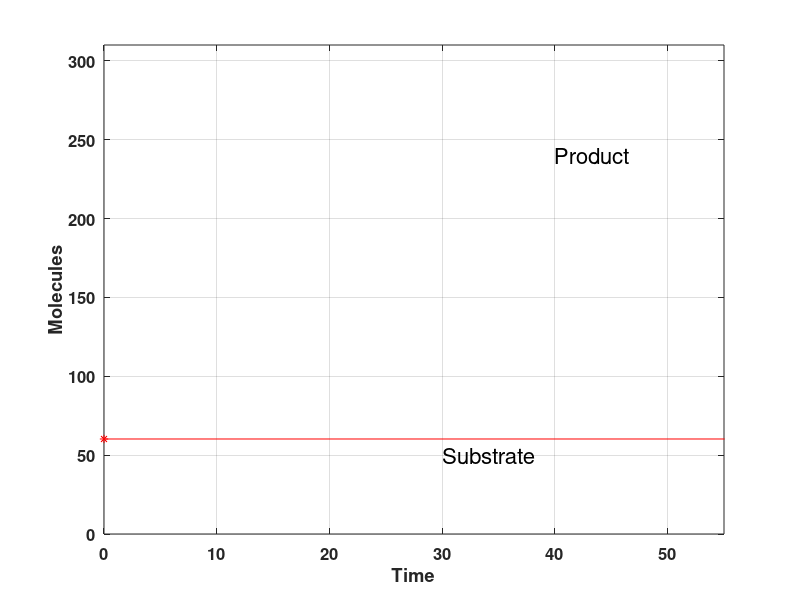

Source code (MATLAB):
% Daniel S. Standage
% BCB 570
% 17 Feb 2012
%
% Adapted from a script written by D.J. Higham, accessed at
% http://personal.strath.ac.uk/d.j.higham/chem/ssa_plot.m

clf

rand('state',100)

% Define stoichiometric matrix
V = [-1 0  0  0  0  0  0  0;
     0  -1 0  0  0  0  0  0;
     0  0  -2 0  1  0  1  0;
     0  0  0 -2  0  1  0  1;
     0  -1 1  0  0  0  0  0;
     -1 0  0  1  0  0  0  0;
     1  0  0  0  0  0  0  0;
     0  1  0  0  0  0  0  0];

% Parameters
nA = 6.023e23; % Avagadro's number
vol = 1e-15;   % volume of system

% Initial conditions for 8 biochemical species
X = zeros(8,1);
%X(1) = round(5e-7*nA*vol); % molecules of substrate
%X(2) = round(2e-7*nA*vol); % molecules of enzyme 
X(1) = 1e-6*nA*vol;    % gene 1
X(2) = 1e-6*nA*vol;    % gene 2
X(3) = 1e-7*nA*vol;   % protein 1
X(4) = 1e-7*nA*vol;   % protein 2
%X(5)   % dimer 1
%X(6)   % dimer 2
%X(7)   % complex 1
%X(8)   % complex 2

% Kinetic rates for 8 reactions
%c(1) = 1e6/(nA*vol); c(2) = 1e-4; c(3) = 0.1;
c(1) = 1e-4; c(2) = 1e-10;  % g1 + d2 <-- k1/k2 --> c1
c(3) = 1e-4; c(4) = 1e-10;  % g2 + d1 <-- k3/k4 --> c2
c(5) = 1e-2; c(6) = 1e-6;   % p1 + p1 <-- k5/k6 --> d1
c(7) = 1e-2; c(8) = 1e-6;   % p2 + p2 <-- k7/k8 --> d2
c(9) = 1e-6;                % g1      ---- k9  ---> g1 + p1
c(10) = 1e-6;               % g2      ---- k10 ---> g2 + p2
c(11) = 1e-2;               % c1      ---- k11 ---> c1 + p1
c(12) = 1e-2;               % c2      ---- k12 ---> c2 + p2

% Algorithm
t = 0;
tfinal = 50;

count = 1;
tvals(1) = 0;
Xvals(:,1) = X;

while t < tfinal
     a(1) = -c(1)*X(1)*X(6) + c(2)*X(7);
     a(2) = -c(3)*X(2)*X(5) + c(4)*X(8);
     a(3) = 0.5*-c(5)*X(3)*X(3) + c(6)*X(5) + c(9)*X(1) + c(11)*X(7);
     a(4) = 0.5*-c(7)*X(4)*X(4) + c(8)*X(6) + c(10)*X(2) + c(12)*X(8);
     a(5) = -c(3)*X(2)*X(5) + c(4)*X(8) + 0.5*c(5)*X(3)*X(3) - c(6)*X(5);
     a(6) = -c(1)*X(1)*X(6) + c(2)*X(7) + 0.5*c(7)*X(4)*X(4) - c(8)*X(6);
     a(7) = c(1)*X(1)*X(6) - c(2)*X(7);
     a(8) = c(3)*X(2)*X(5) - c(4)*X(8);
     asum = sum(a);
     j = min(find(rand<cumsum(a/asum)));
     tau = log(1/rand)/asum;
     X = X + V(:,j);
    
     count = count + 1;
     t = t + tau;
     tvals(count) = t;
     Xvals(:,count) = X;
end

%%%%%%%%%%% Plots

L = length(tvals);
tnew = zeros(1,2*(L-1));
tnew(1:2:end-1) = tvals(2:end);
tnew(2:2:end) = tvals(2:end);
tnew = [tvals(1),tnew];

Svals = Xvals(1,:);
ynew = zeros(1,2*L-1);
ynew(1:2:end) = Svals;
ynew(2:2:end-1) = Svals(1:end-1);
plot(tnew,ynew,'go-')
hold on

Pvals = Xvals(4,:);
ynew = zeros(1,2*L-1);
ynew(1:2:end) = Pvals;
ynew(2:2:end-1) = Pvals(1:end-1);
plot(tnew,ynew,'r*-')

text(40,240,'Product','FontSize',16)
text(30,50,'Substrate','FontSize',16)

xlabel('Time','FontSize',14)
ylabel('Molecules','FontSize',14)

axis([0 55 0 310])

set(gca,'FontWeight','Bold','FontSize',12)
grid on



